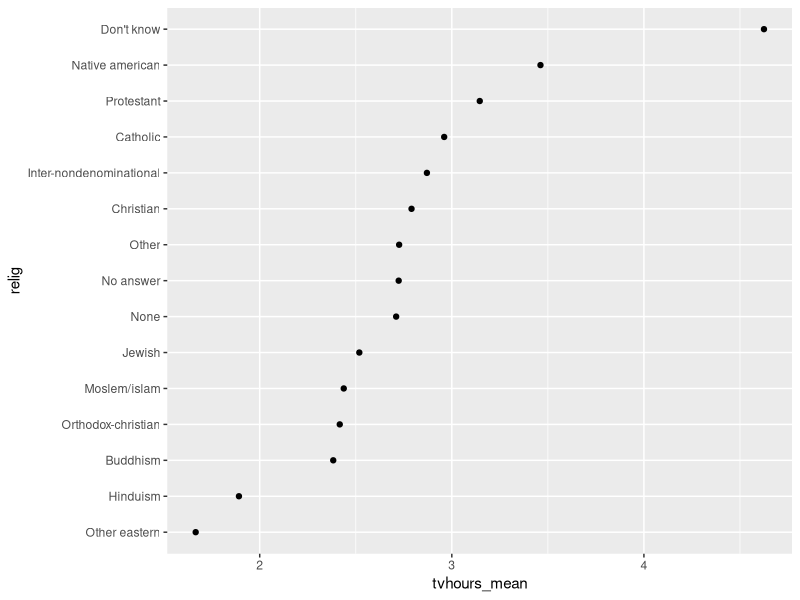
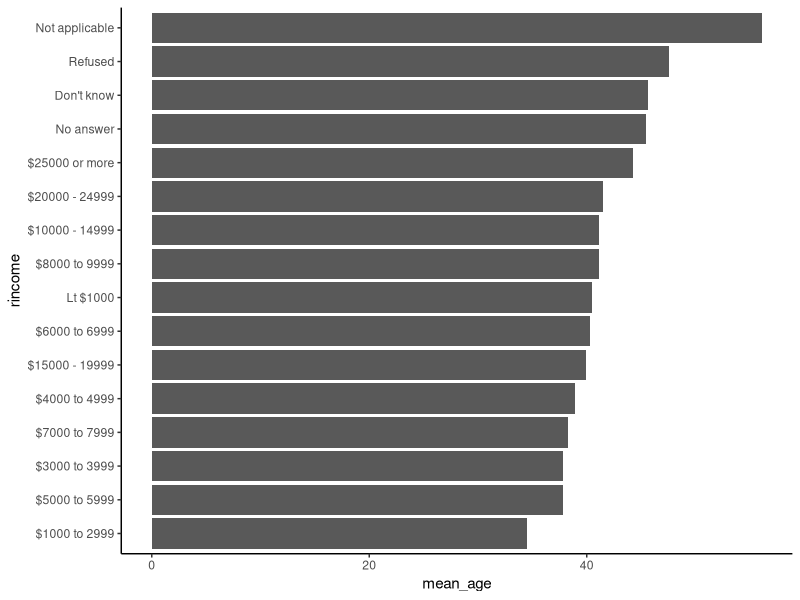

Generate these figures, in order, with R:

# Factors -----------------------------------------------------------------


# No R. fatores são utilizados para dispor dados categóricos. Ou seja, dados
# com um número fixado de valores.


# Pacote ------------------------------------------------------------------

# para trabalhar com fatores utilizamos o pacote forcats, também parte do 
# meta pacote tidyverse

library(tidyverse)


# Criando um fator --------------------------------------------------------

# para criar uma variável de fator é necessário estabelecer todos os níveis
# disponíveis.

# Imagine que você precisa criar um vetor de meses com um fator.
# Para isto, é necessário, primeiro, criar um vetor com todos os meses do ano.

meses_do_ano <- c("Janeiro", "Fevereiro", "Março", "Abril", "Maio",
                  "Junho", "Julho", "Agosto", "Setembro", "Outubro",
                  "Novembro", "Dezembro")


x1 <- c("Fevereiro", "Janeiro", "Junho")


fator <- factor(x1, levels = meses_do_ano)
fator



# Exercícios --------------------------------------------------------------


# Ordenando fatores para uma melhor visualização em gráficos
# Religião que passa mais tempo assistindo televisão

gss_cat %>% 
  group_by(relig) %>% 
  summarise(tvhours_mean = mean(tvhours, na.rm = T)) %>% 
  mutate(relig = fct_reorder(relig, tvhours_mean)) %>% 
  ggplot(aes(relig, tvhours_mean))+
  geom_point()+
  coord_flip()
  
  

# What if we create a similar plot looking at how
# average age varies across reported income level?

gss_cat %>% 
  group_by(rincome) %>% 
  summarise(mean_age = mean(age, na.rm = T)) %>% 
  mutate(rincome = fct_reorder(rincome, mean_age)) %>% 
  ggplot(aes(x = rincome, y = mean_age))+
  geom_col()+
  coord_flip()+
  theme_classic()

